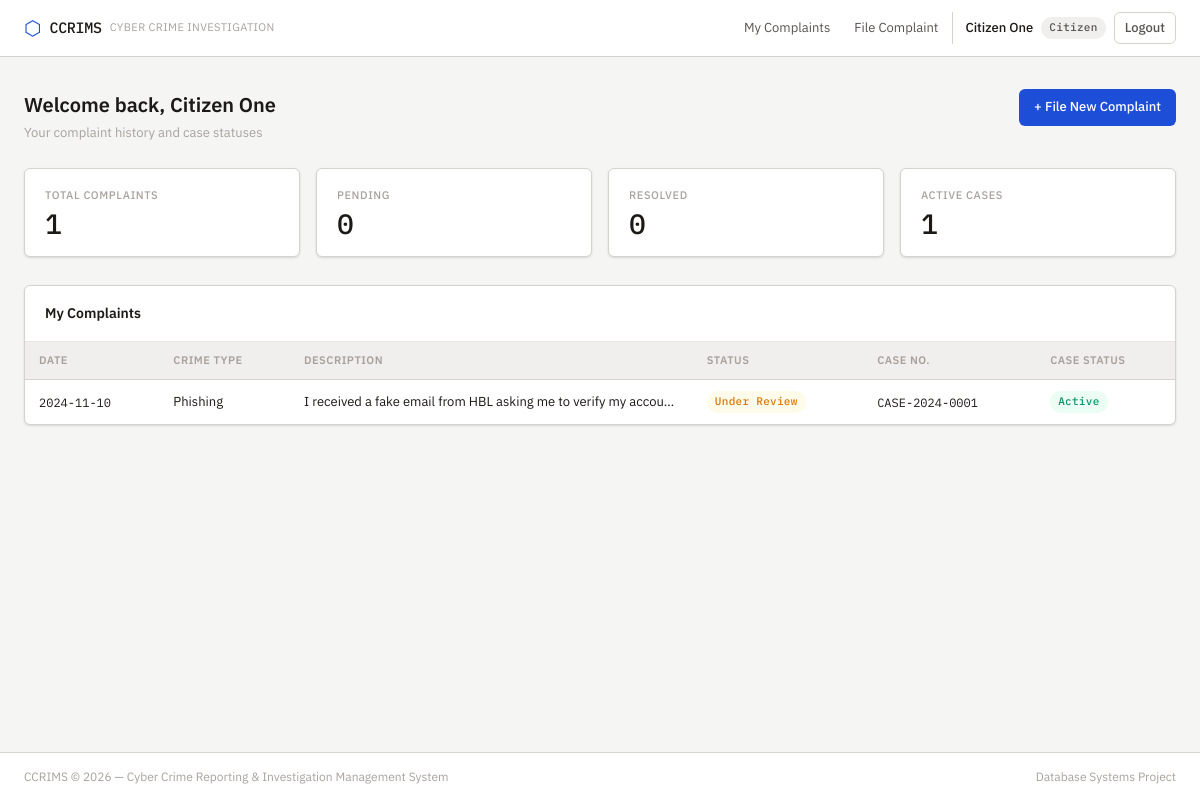
Page /pages/citizen/dashboard.php (signed in) on the committed database.
### tables this page shows
CREATE TABLE COMPLAINT (
    ComplaintID CHAR(36) NOT NULL DEFAULT (UUID()) PRIMARY KEY,
    Description TEXT     NOT NULL,
    LodgeDate   DATE     NOT NULL DEFAULT (CURRENT_DATE),
    Status      ENUM('Pending','Under Review','Resolved','Rejected') NOT NULL DEFAULT 'Pending',
    CitizenID   CHAR(36) NOT NULL,
    CrimeTypeID CHAR(36) NOT NULL,
    FOREIGN KEY (CitizenID)   REFERENCES CITIZEN(CitizenID),
    FOREIGN KEY (CrimeTypeID) REFERENCES CYBER_CRIME_TYPE(CrimeTypeID)
);

CREATE TABLE `CASE` (
    CaseID       CHAR(36)    NOT NULL DEFAULT (UUID()) PRIMARY KEY,
    CaseNumber   VARCHAR(50) NOT NULL UNIQUE,
    Description  TEXT,
    Status       ENUM('Open','Active','Closed','Suspended') NOT NULL DEFAULT 'Open',
    Priority     ENUM('Low','Medium','High','Critical')     NOT NULL DEFAULT 'Medium',
    OpenDate     DATE        NOT NULL DEFAULT (CURRENT_DATE),
    CloseDate    DATE,
    Jurisdiction VARCHAR(150),
    ComplaintID  CHAR(36)    NOT NULL UNIQUE,
    FOREIGN KEY (ComplaintID) REFERENCES COMPLAINT(ComplaintID)
);

CREATE TABLE CYBER_CRIME_TYPE (
    CrimeTypeID CHAR(36)     NOT NULL DEFAULT (UUID()) PRIMARY KEY,
    TypeName    VARCHAR(100) NOT NULL UNIQUE,
    Description TEXT
);

### includes/auth.php (called while the page is built, shortened)
<?php
function currentUser(): array {
    return [
        'id'   => $_SESSION['user_id']   ?? '',
        'name' => $_SESSION['user_name'] ?? '',
        'role' => $_SESSION['user_role'] ?? '',
        'type' => $_SESSION['user_type'] ?? '',
    ];
}

### pages/citizen/dashboard.php (the view, shortened to what this page needs)
<?php
require_once __DIR__ . '/../../includes/auth.php';
$db  = getDB();
$uid = currentUser()['id'];
$complaints = $db->prepare("
    SELECT c.ComplaintID, c.Description, c.LodgeDate, c.Status,
           ct.TypeName,
           ca.CaseNumber, ca.Status AS CaseStatus
    FROM COMPLAINT c
    JOIN CYBER_CRIME_TYPE ct ON ct.CrimeTypeID = c.CrimeTypeID
    LEFT JOIN `CASE` ca ON ca.ComplaintID = c.ComplaintID
    WHERE c.CitizenID = ?
    ORDER BY c.LodgeDate DESC
");
$complaints->execute([$uid]);
$rows = $complaints->fetchAll();
$total    = count($rows);
$pending  = count(array_filter($rows, fn($r) => $r['Status'] === 'Pending'));
$resolved = count(array_filter($rows, fn($r) => $r['Status'] === 'Resolved'));
include __DIR__ . '/../../includes/header.php';
?>
<div class="page-header">
  <div>
    <div class="page-title">Welcome back, <?= htmlspecialchars(currentUser()['name']) ?></div>
    <div class="page-sub">Your complaint history and case statuses</div>
  </div>
  <a href="/ccrims/pages/citizen/complaint_form.php" class="btn">+ File New Complaint</a>
</div>
<div class="stats-grid">
  <div class="stat-card">
    <div class="stat-label">Total Complaints</div>
    <div class="stat-value"><?= $total ?></div>
  </div>
  <div class="stat-card">
    <div class="stat-label">Pending</div>
    <div class="stat-value"><?= $pending ?></div>
  </div>
  <div class="stat-card">
    <div class="stat-label">Resolved</div>
    <div class="stat-value"><?= $resolved ?></div>
  </div>
  <div class="stat-card">
    <div class="stat-label">Active Cases</div>
    <div class="stat-value"><?= count(array_filter($rows, fn($r) => $r['CaseStatus'] === 'Active')) ?></div>
  </div>
</div>
<div class="card">
  <div class="card-header">
    <span class="card-title">My Complaints</span>
  </div>
  <div class="table-wrap">
    <?php if (empty($rows)): ?>
      <div class="empty">
        <div class="empty-icon">📋</div>
        <div class="empty-text">No complaints filed yet. <a href="/ccrims/pages/citizen/complaint_form.php">File your first complaint →</a></div>
      </div>
    <?php else: ?>
    <table>
      <thead>
        <tr>
          <th>Date</th>
          <th>Crime Type</th>
          <th>Description</th>
          <th>Status</th>
          <th>Case No.</th>
          <th>Case Status</th>
        </tr>
      </thead>
      <tbody>
        <?php foreach ($rows as $r): ?>
        <tr>
          <td class="mono"><?= htmlspecialchars($r['LodgeDate']) ?></td>
          <td><?= htmlspecialchars($r['TypeName']) ?></td>
          <td style="max-width:300px;white-space:nowrap;overflow:hidden;text-overflow:ellipsis;"><?= htmlspecialchars($r['Description']) ?></td>
          <td><span class="tag tag-<?= strtolower(str_replace(' ','-',$r['Status'])) ?>"><?= htmlspecialchars($r['Status']) ?></span></td>
          <td class="mono"><?= $r['CaseNumber'] ? htmlspecialchars($r['CaseNumber']) : '<span style="color:var(--text3)">—</span>' ?></td>
          <td><?= $r['CaseStatus'] ? '<span class="tag tag-'.strtolower($r['CaseStatus']).'">'.htmlspecialchars($r['CaseStatus']).'</span>' : '<span style="color:var(--text3)">—</span>' ?></td>
        </tr>
        <?php endforeach; ?>
      </tbody>
    </table>
    <?php endif; ?>
  </div>
</div>
<?php include __DIR__ . '/../../includes/footer.php'; ?>

### includes/header.php (shortened to what this page needs)
<?php
$user = [
    'id'   => $_SESSION['user_id']   ?? '',
    'name' => $_SESSION['user_name'] ?? '',
    'role' => $_SESSION['user_role'] ?? '',
    'type' => $_SESSION['user_type'] ?? '',
];
$isStaff = in_array($user['role'], ['Officer','Analyst','Forensic Expert','Admin']);
?>
<!DOCTYPE html>
<html lang="en">
<head>
<link rel="stylesheet" href="/ccrims/css/main.css">
</head>
<body>
<header class="site-header">
  <div class="header-inner">
    <a href="/ccrims/index.php" class="logo">
      <span class="logo-badge">⬡</span>
      <span class="logo-text">CCRIMS</span>
      <span class="logo-sub">Cyber Crime Investigation</span>
    </a>
    <nav class="main-nav">
      <?php if ($user['id']): ?>
        <?php if (!$isStaff): ?>
          <a href="/ccrims/pages/citizen/dashboard.php">My Complaints</a>
          <a href="/ccrims/pages/citizen/complaint_form.php">File Complaint</a>
        <?php endif; ?>
        <div class="nav-user">
          <span class="nav-user-name"><?= htmlspecialchars($user['name']) ?></span>
          <span class="nav-user-role tag tag-<?= strtolower(str_replace(' ', '-', $user['role'] ?: 'citizen')) ?>">
            <?= $isStaff ? htmlspecialchars($user['role']) : 'Citizen' ?>
          </span>
          <a href="/ccrims/logout.php" class="btn btn-sm btn-outline">Logout</a>
        </div>
      <?php else: ?>
        <a href="/ccrims/index.php" class="btn btn-sm">Login</a>
        <a href="/ccrims/register.php" class="btn btn-sm btn-outline">Register</a>
      <?php endif; ?>
    </nav>
  </div>
</header>
<main class="site-main">

### includes/footer.php
</main>
<footer class="site-footer">
  <div class="footer-inner">
    <span>CCRIMS &copy; <?= date('Y') ?> — Cyber Crime Reporting &amp; Investigation Management System</span>
    <span class="footer-note">Database Systems Project</span>
  </div>
</footer>
</body>
</html>

### rows in the picture
complaint: Status "0", case.Status "1", LodgeDate "2024-11-10", CrimeTypeID.TypeName "Phishing", Description "I received a fake email from HBL asking me to verify my accou…", Status "Under Review", case.CaseNumber "CASE-2024-0001", case.Status "Active"

### other values in the picture
$user['name'] "Citizen One"
currentUser()['name'] "Citizen One"
$total "1"
